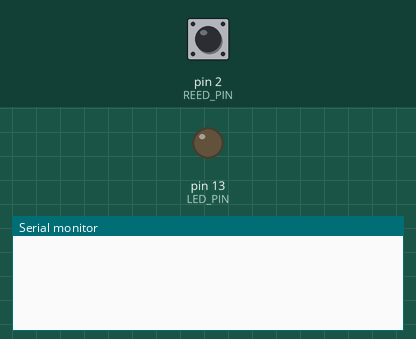
Recording of a sketch running on a simulated Arduino Uno, built with avr-gcc and run on an emulated ATmega328P. Shown: output pins drawn as LEDs (lit = HIGH), the last lines printed to the serial monitor. Inputs (shaded band) come from the test bench; at power-on: pin 2 (REED_PIN) HIGH.

Above: at 1.2 s.
1.3 s: pin 2 (REED_PIN) driven LOW
At 1.8 s:
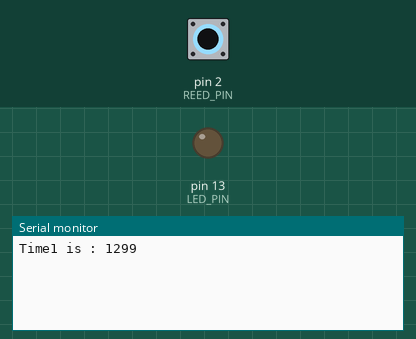
2.8 s: pin 2 (REED_PIN) pulsed HIGH 2 times (0.12 s each, 0.3 s apart)
At 3.13 s:
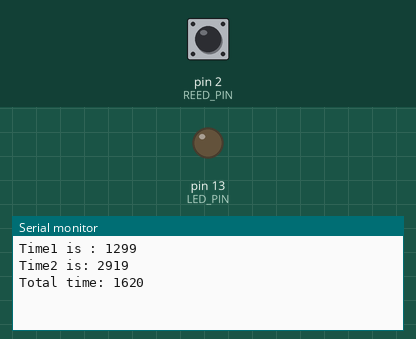

Measured:
- after the input at 1.3 s, the serial monitor: prints a new line at once (image 1)
- after the input at 2.8 s, the serial monitor: prints a new line after 0.12 s (image 2)

The sketch:

Reed_switch_and_timer_functionality_19.02.ino
```cpp
const int REED_PIN = 2; // Pin connected to reed switch
const int LED_PIN = 13; // LED pin - active-high

unsigned long time1;
unsigned long time2;
unsigned long total_time;


int counter = 0; //counter for number of magnets passed, starts at 0
int if_killer = 1; //used to exit if after magnet is no longer close to reed switch
int answer;

void setup()
{
  Serial.begin(9600);
  // Since the other end of the reed switch is connected to ground, we need
  // to pull-up the reed switch pin internally.
  pinMode(REED_PIN, INPUT_PULLUP);
  pinMode(LED_PIN, OUTPUT);
}

void loop()
{

  answer = measure_time ();
  //To do: - measure_time must probably return a value to be able to send it to the app--> not a void function
}


int measure_time (){

  int proximity = digitalRead(REED_PIN); // Read the state of the switch

  if (proximity == LOW && counter == 0) {
    time1 = millis(); //measure the time at first instance of magnet passing

    counter = 1;
    Serial.print("Time1 is : ");
    Serial.println(time1);
    //if_killer = 0;
    /*while (proximity == LOW){
      proximity = digitalRead(REED_PIN); // prevents time1 from being updated constantly while near the first magnet
    }*/

  }

  if (proximity == HIGH && counter == 1){
    counter = 2;
  }

//must now ensure that Safestep has passed the first magnet before taking the next time measure
  if (proximity == LOW && counter == 2){
    time2 = millis(); //time when passing second magnet

    //if_killer = 2;
    Serial.print("Time2 is: ");
    Serial.println(time2);
    /*while (proximity == LOW){
      proximity = digitalRead(REED_PIN); //prevents time2 from being updated constantly while near the second magnet
    }*/
    total_time = time2-time1;
    counter = 3;
    Serial.print("Total time: ");
    Serial.println(total_time);
  }

  if (proximity == HIGH && counter == 3) {
    counter = 0;
  }
  /*if( if_killer == 2){
    if_killer = 1; //resets condition for first if statement
    counter = 0; //resets condition for second if statement
  }*/
  return total_time; //Must return the time it has taken to store it for the statistics
}


//Below is the first code I wrote

/*void measure_time (){
  int proximity = digitalRead(REED_PIN); // Read the state of the switch

  if (proximity == LOW && if_killer==1) {
    time1 = millis(); //measure the time at first instance of magnet passing
    counter = 1;
    Serial.print("Time1 is : ");
    Serial.println(time1);
    if_killer = 0;
    while (proximity == LOW){
      proximity = digitalRead(REED_PIN); // prevents time1 from being updated constantly while near the first magnet
    }

  }

//must now ensure that Safestep has passed the first magnet before taking the next time measure
  if (proximity == LOW && counter==1 && if_killer == 0){
    time2 = millis(); //time when passing second magnet
    if_killer = 2;
    Serial.print("Time2 is: ");
    Serial.println(time2);
    while (proximity == LOW){
      proximity = digitalRead(REED_PIN); //prevents time2 from being updated constantly while near the second magnet
    }
    total_time = time2-time1;
    Serial.print("Total time: ");
    Serial.println(total_time);

  }

  if( if_killer == 2){
    if_killer = 1; //resets condition for first if statement
    counter = 0; //resets condition for second if statement
  }
}*/
```

Bluetooth.cpp
```cpp
#include <Bluetooth.h>
#include <Arduino.h>
#include <SoftwareSerial.h>

Bluetooth::Bluetooth(int tx, int rx, float* arr): bluetoothTx{tx}, bluetoothRx{rx}, bluetooth(tx,rx), arr{arr}
{
}

void Bluetooth::setup(){
    //the following was copied from project from https://learn.sparkfun.com/tutorials/using-the-bluesmirf/example-code-using-command-mode
    //not sure if needed
    bluetooth.begin(115200);  // The Bluetooth Mate defaults to 115200bps
    bluetooth.print("$");  // Print three times individually
    bluetooth.print("$");
    bluetooth.print("$");  // Enter command mode
    delay(100);  // Short delay, wait for the Mate to send back CMD
    bluetooth.println("U,9600,N");  // Temporarily Change the baudrate to 9600, no parity
    // 115200 can be too fast at times for NewSoftSerial to relay the data reliably
    bluetooth.begin(9600);  // Start bluetooth serial at 9600
}

void Bluetooth::loop(){
    for (int i=0; i<3;i++){ //loop the amount of elements in arr
        bluetooth.println(arr[i]);
    }
}

Bluetooth::~Bluetooth()
{
}
```

Bluetooth.h
```cpp
//This code is for bluetooth comunication between the Bluetooth mate silver from Sparkfun, using the RN-42. This
//is a class 2 Bluetooth, meaning it can transmit up to 10 meters (class 1 can transmit
// 100 meters, but is uneccessary for this project), class 2 also consumes less power than class 1
#pragma once
#include <Arduino.h>
#include <SoftwareSerial.h> //allows for serial comunication on other
//digital pins than 0 and 1


class Bluetooth
{
private:
    int bluetoothTx; // TX-O pin of bluetooth mate
    int bluetoothRx; // RX-I pin of bluetooth mate
    SoftwareSerial bluetooth;
    float* arr;
public:
    Bluetooth(int tx, int rx, float* arr); //the array is a pointer
    //ti its first elemnt, must be declared in main loop function
    //it will contain all values that are to be sent
    ~Bluetooth();
    void setup();
    void loop();
};
//data package:
//temp: average temp after passing magnet second time, otherwise 0
//time: 0 during negotiation, time after passing magnet
//pulse: average after passing second magnet, otherwise 0
//fall alarm: only value that is measured and sent during negotiation
//IR camera: average after passing second magnet,  otherwise 0

/* if(Serial.available())  //this might be something to add, check if there is any data to send over bluetooth
  {

    bluetooth.print((char)Serial.read());

}*/
```

EKG.cpp
```cpp
#include "EKG.h"


EKG::EKG(int ana, int dig_low, int dig_high): ana_pin{ana}, dig_low_pin{dig_low}, dig_high_pin{dig_high}
{

}

void EKG::setup()
{
    pinMode(dig_high_pin, INPUT);
    pinMode(dig_low_pin, INPUT);
}


void EKG:: loop()
{
    Serial.println(analogRead(ana_pin));
}


EKG::~EKG()
{

}
```

EKG.h
```cpp
//this class is for the use of AD8232 Sparkfun Single lead heart rate monitor
//the setup and void function are simply what is needed to setup and read the input from the AD8232
#pragma once

#include "Arduino.h"

class EKG
{
    private:
        int ana_pin;
        int dig_low_pin;
        int dig_high_pin;
    public:
        EKG(int ana, int dig_low, int dig_high);
        void setup();
        void loop();
        ~EKG();
};
```

FSR.cpp
```cpp
#include "FSR.h"
#include "Arduino.h"


FSR:: FSR(int pinNumber) : pin{pinNumber}   {}

int FSR::loop()
{
	int ans = analogRead(pin);
	return ans;
}

void FSR::setup()
{
	pinMode(pin,INPUT);
}
```

FSR.h
```cpp
#pragma once

#include "Arduino.h"


class FSR
{
	private:
		int pin;
	public:
		FSR(int pinNumber);
		int loop();
		void setup();
};
```

Falling.cpp
```cpp
#include "Arduino.h"
#include "Falling.h"
#include "FSR.h"
#include "Timer_Func_And_Reed_Switch.h"

Falling::Falling(FSR* f, Timer_Func_And_Reed_Switch* TF): fsr{f}, TFRS{TF}, counter{0}, answer{2}, passing_of_magnet{1}, FSR_reading{0}, walking{0}
{
}


int Falling:: is_walking()
{

   passing_of_magnet = TFRS->proximity();

    if (passing_of_magnet == LOW && counter == 0){ //check if near the first magnet, if LOW it means the magnet is near
        counter = 1;
    }

    if (passing_of_magnet == HIGH && counter == 1){
        counter = 2;
        answer = 1; //Update answer here because this is when the person has passed the first magnet. If updated when near the first magnet, then it could happen the person changes his mind
        // and does not use the stairs, then it should not alert a fall. And if the person changes his mind and goes back down after passing the first magnet, then he will pass the same magnet again
        //which will update the value for answer to 0, and that is how it should be

    }

    if (passing_of_magnet == LOW && counter == 2){
        counter = 3;

    }
    //has now passed the second magnet

    if (passing_of_magnet == HIGH && counter == 3){
        answer = 0;
        counter = 0;

    }

  return answer; //if return 0, the person is not walking, if 1 person is still walking, if returns 2 the first time walking the stairs since staring the microcontroller has not yet happened

}

int Falling::loop()
{
    FSR_reading = fsr->loop();
    walking = this->is_walking();
    if (FSR_reading <20 && walking == 1) {
        return 1;
    }
    else {
        return 0;
    }
}

Falling::~Falling()
{

}
```

Falling.h
```cpp
#pragma once

#include "Arduino.h"
#include "FSR.h"
#include "Timer_Func_And_Reed_Switch.h"

class Falling
{
    private:
        FSR* fsr;
        Timer_Func_And_Reed_Switch* TFRS;
        int counter;
        int answer;
        int passing_of_magnet;
        int FSR_reading;
        int walking;
    public:
        Falling(FSR* fs, Timer_Func_And_Reed_Switch* T);
        int is_walking();
        int loop();
        ~Falling();

};
```

Motor.cpp
```cpp
#include "Arduino.h"
#include "Motor.h"
#include "FSR.h"


Motor::Motor(int pin1, int pin2, FSR* fsr_ref) : MOTOR_IN1{pin1}, MOTOR_IN2{pin2}, fsr(fsr_ref), motor_speed{0}
{
}

Motor::~Motor()
{
}

void Motor::setup()
{
	pinMode(MOTOR_IN1, OUTPUT);
	pinMode(MOTOR_IN2, OUTPUT);
}

void Motor::loop()
{
	int FSRreading = fsr->loop(); //to use member function for a pointer member variable, use ->
	motor_speed = map(FSRreading, 0, 1023, 0, 255);
	analogWrite(MOTOR_IN1, motor_speed); //for now this only allows the motor to move in one direction,
	//I need to write to MOTOR_IN2 to get it the other way

}
```

Motor.h
```cpp
#pragma once

#include "Arduino.h"
#include "FSR.h"


class Motor
{
	private:
		const int MOTOR_IN1; //pin to motor driver
		const int MOTOR_IN2; //pin to motor driver
		FSR *fsr; //can not use a reference as member variable, use pointer
		int motor_speed;
	public:

		Motor(const int MotorPin1, const int MotorPin2, FSR* fsr_ref); //the MotorPins must be PWM pins
		// for fsr_ref must first initialize an FSR object, then I must creat an FSR* to that FSR objetc,
		//this FSR* must go in Motor constructor
		~Motor();
		void setup();
		void loop();


};
```

Timer_Func_And_Reed_Switch.cpp
```cpp
#include "Timer_Func_And_Reed_Switch.h"
#include "Arduino.h"


Timer_Func_And_Reed_Switch::Timer_Func_And_Reed_Switch(int PinNumber) : counter{0}, pin{PinNumber}, time1{0}, time2{0}, total_time{0} {}

void Timer_Func_And_Reed_Switch::setup() {
      pinMode(pin, INPUT_PULLUP);

    }

int Timer_Func_And_Reed_Switch::proximity()
{
	return digitalRead(pin);
}
int Timer_Func_And_Reed_Switch::loop() {
      //proximity = digitalRead(pin); //Read the state of the reed switch
      	int prox = this->proximity(); //use the this-pointer to call on its own member function
	if (prox == LOW && counter == 0) {
            time1 = millis(); //measure the time at first instance of magnet passing
            counter = 1;
      }

      if (prox == HIGH && counter == 1){
            counter = 2;
        }

      if (prox == LOW && counter == 2){
            time2 = millis(); //time when passing second magnet
            total_time = time2-time1;
            counter = 3;

        }

        if (prox == HIGH && counter == 3) {
            counter = 0;
	    return total_time; //Must return the time it has taken to store it for the statistics
        }


  }
```

Timer_Func_And_Reed_Switch.h
```cpp
#pragma once
#include "Arduino.h"
class Timer_Func_And_Reed_Switch {
  private:

    const int pin; //the DIGITAL pin for the reed switch
    unsigned long time1;
    unsigned long time2;
    unsigned long total_time;
    int counter;
    int prox; //var proximity

  public:
    int proximity();
    Timer_Func_And_Reed_Switch(int PinNumber);
    void setup();
    int loop();
};
```

fall_alarm.ino
```cpp
//function that checks if the person has started walking and if he has
//lost his grip

int fall_alarm(int FSR, int is_walking){
  int ans = 0;
  if (FSR < 20 && is_walking == 1){
    ans = 1;
  }
  return ans;
}

//to do:
// - If the person lets go of Safestep but then regains his grip,
// if a fall alram has been sent, then a new message needs to be sent
//informing that the person is okay
```
